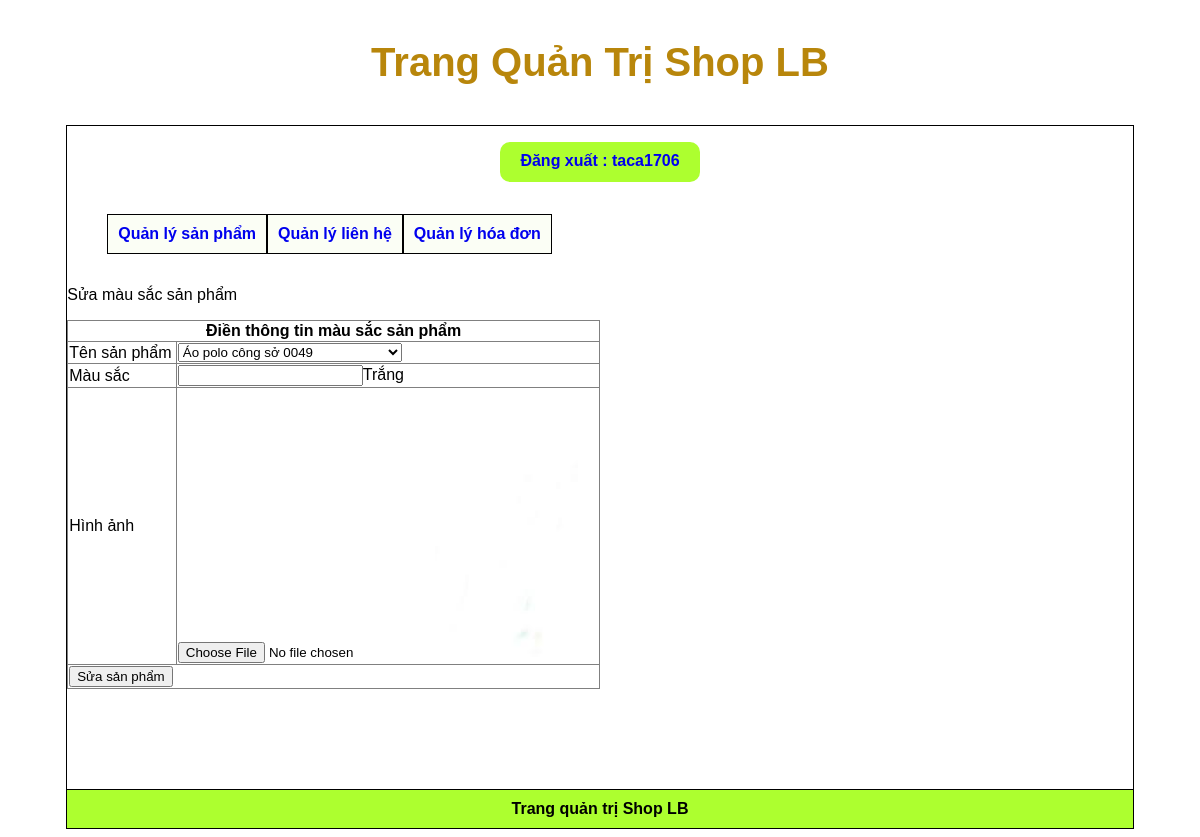
/admincp/index.php?action=quanlymausac&query=sua&id_mausac=2 (signed in), run on the app's committed database.
### tables this page shows
CREATE TABLE `tbl_mausac` (
  `id_mausac` int(11) NOT NULL,
  `id_sanpham` int(11) NOT NULL,
  `loaimau` varchar(50) NOT NULL,
  `hinhanh` text NOT NULL
);

### admincp/modules/quanlymausac/sua.php (the view)
<?php
$sql_sua_mausac = "SELECT * FROM tbl_mausac WHERE id_mausac ='$_GET[id_mausac]' LIMIT 1";
$result_sua_mausac = mysqli_query($connect, $sql_sua_mausac);
?>
<p>Sửa màu sắc sản phẩm</p>
<table border="1" width="50%" style="border-collapse: collapse;">
    <form method="POST" action="modules/quanlymausac/xuly.php?id_mausac=<?= $_GET['id_mausac'] ?>">
        <?php
        while ($row = mysqli_fetch_array($result_sua_mausac)) {
        ?>
            <tr>
                <th colspan="2">Điền thông tin màu sắc sản phẩm</th>
            </tr>
            <tr>
                <td>Tên sản phẩm</td>
                <td>
                    <select name="sanpham">
                        <?php
                        $sql_sanpham = "SELECT * FROM tbl_sanpham ORDER BY id_sanpham DESC";
                        $query_sanpham = mysqli_query($connect, $sql_sanpham);
                        while ($row_sanpham = mysqli_fetch_array($query_sanpham)) {
                            if ($row_sanpham['id_sanpham'] == $row['id_sanpham']) {
                        ?>
                                <option value="<?= $row_sanpham['id_sanpham'] ?>" selected><?= $row_sanpham['tensanpham'] ?></option>
                            <?php
                            } else {
                            ?>
                                <option value="<?= $row_sanpham['id_sanpham'] ?>"><?= $row_sanpham['tensanpham'] ?></option>
                        <?php
                            }
                        }
                        ?>
                    </select>
                </td>
            </tr>
            <tr>
                <td>Màu sắc</td>
                <td> <input name="mausac"><?= $row['loaimau'] ?> </td>
            </tr>
            <tr>
                <td>Hình ảnh</td>
                <td><input type="file" name="hinhanh">
                    <img src="modules/quanlymausac/uploads/<?= $row['hinhanh'] ?> " width="150px">
                </td>
            </tr>
            <tr>
                <td colspan="2"><input type="submit" value="Sửa sản phẩm" name="sua"></td>
            </tr>
    </form>
<?php
        }
?>
</table>

### admincp/modules/menu.php (style rules this page uses)
* { font-family: 'Poppins', sans-serif; text-decoration: none; }

### data on the page
tbl_mausac: loaimau "Trắng", hinhanh (picture)

### other printed values
$_SESSION['dangky'] "taca1706"
form field sanpham "Áo polo công sở 0049"
